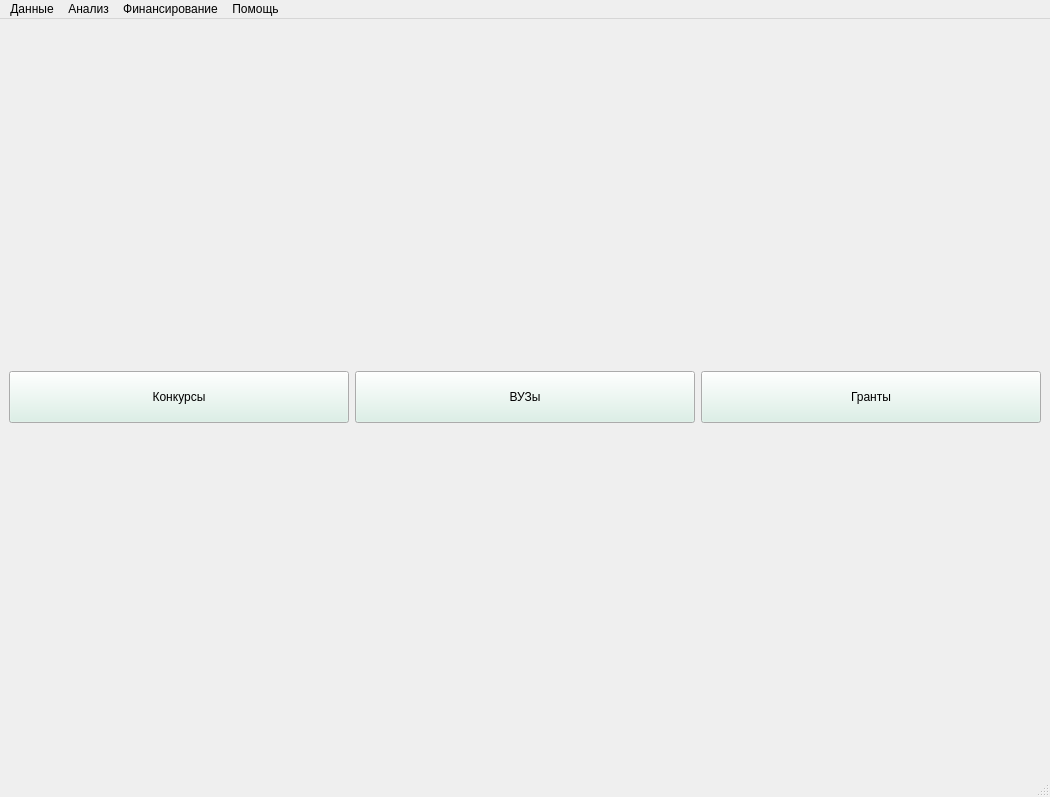
<?xml version="1.0" encoding="UTF-8"?>
<ui version="4.0">
 <class>mainWindow</class>
 <widget class="QMainWindow" name="mainWindow">
  <property name="geometry">
   <rect>
    <x>0</x>
    <y>0</y>
    <width>1050</width>
    <height>797</height>
   </rect>
  </property>
  <property name="palette">
   <palette>
    <active>
     <colorrole role="WindowText">
      <brush brushstyle="SolidPattern">
       <color alpha="255">
        <red>0</red>
        <green>0</green>
        <blue>0</blue>
       </color>
      </brush>
     </colorrole>
     <colorrole role="Button">
      <brush brushstyle="SolidPattern">
       <color alpha="255">
        <red>216</red>
        <green>240</green>
        <blue>229</blue>
       </color>
      </brush>
     </colorrole>
    </active>
    <inactive>
     <colorrole role="WindowText">
      <brush brushstyle="SolidPattern">
       <color alpha="255">
        <red>0</red>
        <green>0</green>
        <blue>0</blue>
       </color>
      </brush>
     </colorrole>
     <colorrole role="Button">
      <brush brushstyle="SolidPattern">
       <color alpha="255">
        <red>216</red>
        <green>240</green>
        <blue>229</blue>
       </color>
      </brush>
     </colorrole>
    </inactive>
    <disabled>
     <colorrole role="WindowText">
      <brush brushstyle="SolidPattern">
       <color alpha="255">
        <red>120</red>
        <green>120</green>
        <blue>120</blue>
       </color>
      </brush>
     </colorrole>
     <colorrole role="Button">
      <brush brushstyle="SolidPattern">
       <color alpha="255">
        <red>216</red>
        <green>240</green>
        <blue>229</blue>
       </color>
      </brush>
     </colorrole>
    </disabled>
   </palette>
  </property>
  <property name="windowTitle">
   <string>Сопровождение конкурсов на соискание грантов</string>
  </property>
  <property name="windowIcon">
   <iconset>
    <normaloff>png/Верблюд.png</normaloff>png/Верблюд.png</iconset>
  </property>
  <property name="toolButtonStyle">
   <enum>Qt::ToolButtonIconOnly</enum>
  </property>
  <widget class="QWidget" name="centralwidget">
   <layout class="QHBoxLayout" name="horizontalLayout_2">
    <item>
     <layout class="QHBoxLayout" name="horizontalLayout">
      <item>
       <widget class="QPushButton" name="konkOpen">
        <property name="sizePolicy">
         <sizepolicy hsizetype="Minimum" vsizetype="Minimum">
          <horstretch>0</horstretch>
          <verstretch>0</verstretch>
         </sizepolicy>
        </property>
        <property name="maximumSize">
         <size>
          <width>16777215</width>
          <height>52</height>
         </size>
        </property>
        <property name="sizeIncrement">
         <size>
          <width>0</width>
          <height>0</height>
         </size>
        </property>
        <property name="text">
         <string>Конкурсы</string>
        </property>
       </widget>
      </item>
      <item>
       <widget class="QPushButton" name="vuzOpen">
        <property name="sizePolicy">
         <sizepolicy hsizetype="Minimum" vsizetype="Minimum">
          <horstretch>0</horstretch>
          <verstretch>0</verstretch>
         </sizepolicy>
        </property>
        <property name="maximumSize">
         <size>
          <width>16777215</width>
          <height>52</height>
         </size>
        </property>
        <property name="text">
         <string>ВУЗы</string>
        </property>
       </widget>
      </item>
      <item>
       <widget class="QPushButton" name="grantOpen">
        <property name="sizePolicy">
         <sizepolicy hsizetype="Minimum" vsizetype="Minimum">
          <horstretch>0</horstretch>
          <verstretch>0</verstretch>
         </sizepolicy>
        </property>
        <property name="maximumSize">
         <size>
          <width>16777215</width>
          <height>52</height>
         </size>
        </property>
        <property name="text">
         <string>Гранты</string>
        </property>
       </widget>
      </item>
     </layout>
    </item>
   </layout>
  </widget>
  <widget class="QMenuBar" name="menubar">
   <property name="geometry">
    <rect>
     <x>0</x>
     <y>0</y>
     <width>1050</width>
     <height>18</height>
    </rect>
   </property>
   <widget class="QMenu" name="menu">
    <property name="title">
     <string>Данные</string>
    </property>
    <addaction name="action"/>
    <addaction name="action_2"/>
    <addaction name="action_3"/>
   </widget>
   <widget class="QMenu" name="menu_2">
    <property name="title">
     <string>Анализ</string>
    </property>
    <addaction name="action_4"/>
    <addaction name="action_5"/>
    <addaction name="action_6"/>
   </widget>
   <widget class="QMenu" name="menu_3">
    <property name="title">
     <string>Финансирование</string>
    </property>
   </widget>
   <widget class="QMenu" name="menu_4">
    <property name="title">
     <string>Помощь</string>
    </property>
   </widget>
   <addaction name="menu"/>
   <addaction name="menu_2"/>
   <addaction name="menu_3"/>
   <addaction name="menu_4"/>
  </widget>
  <widget class="QStatusBar" name="statusbar"/>
  <action name="action">
   <property name="text">
    <string>НИР по грантам</string>
   </property>
  </action>
  <action name="action_2">
   <property name="text">
    <string>Конкурсы</string>
   </property>
  </action>
  <action name="action_3">
   <property name="text">
    <string>ВУЗы</string>
   </property>
  </action>
  <action name="action_4">
   <property name="text">
    <string>ВУЗы</string>
   </property>
  </action>
  <action name="action_5">
   <property name="text">
    <string>Конкурсы грантов</string>
   </property>
  </action>
  <action name="action_6">
   <property name="text">
    <string>НИР по субьектам</string>
   </property>
  </action>
 </widget>
 <resources/>
 <connections/>
</ui>
